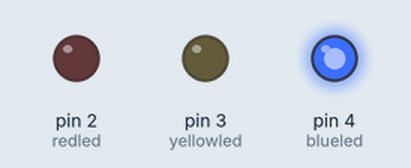
Bench run of a sketch on a simulated Arduino Uno, built with avr-gcc and run on an emulated ATmega328P. Parts: output pins drawn as LEDs (lit = HIGH).

Above: at 2.5 s.
At 5.2 s:
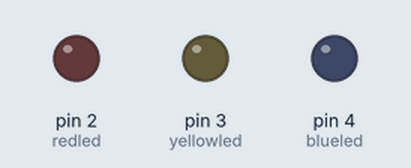
At 6.7 s:
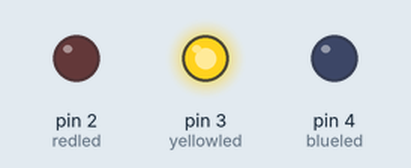
At 11.0 s:
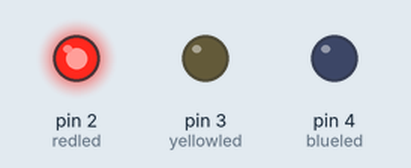
Timing chart, 0 to 17.6 s (numbered marks = the images above):
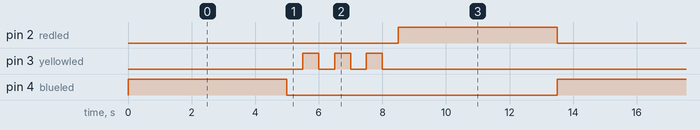

Measured:
- by itself, pin 2 (redled), pin 4 (blueled): alternates HIGH for 5.0 s and LOW for 8.5 s
- by itself, pin 3 (yellowled): repeats every 13.5 s: 2 × (LOW 0.50 s, HIGH 0.50 s), LOW 11.0 s, HIGH 0.50 s
- by itself, everything shown: repeats every 13.5 s, in 10 steps

The sketch:

traffic.ino
```cpp
int redled = 2;
int yellowled = 3;
int blueled = 4;

void setup() {
pinMode(redled, OUTPUT);
pinMode(yellowled, OUTPUT);
pinMode(blueled, OUTPUT);
}

void loop() {
digitalWrite(blueled, HIGH);
delay(5000);
digitalWrite(blueled, LOW);

for(int i=0; i < 3; i ++) {
  delay(500);
  digitalWrite(yellowled, HIGH);
  delay(500);
  digitalWrite(yellowled, LOW);
}

delay(500);
digitalWrite(redled, HIGH);
delay(5000);
digitalWrite(redled, LOW);

}
```
